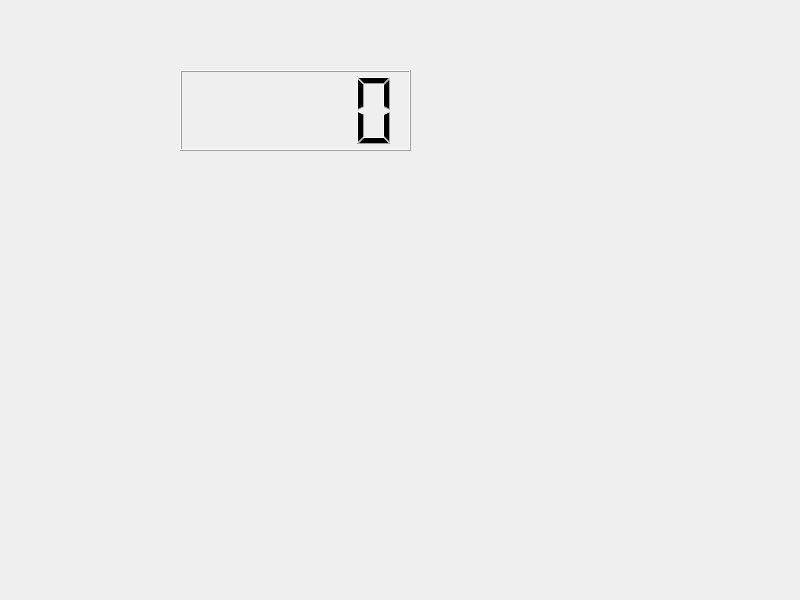
<?xml version="1.0" encoding="UTF-8"?>
<ui version="4.0">
 <class>Widget</class>
 <widget class="QWidget" name="Widget">
  <property name="geometry">
   <rect>
    <x>0</x>
    <y>0</y>
    <width>800</width>
    <height>600</height>
   </rect>
  </property>
  <property name="windowTitle">
   <string>Widget</string>
  </property>
  <widget class="QLCDNumber" name="lcdNumber">
   <property name="geometry">
    <rect>
     <x>180</x>
     <y>70</y>
     <width>231</width>
     <height>81</height>
    </rect>
   </property>
  </widget>
 </widget>
 <resources/>
 <connections/>
</ui>
